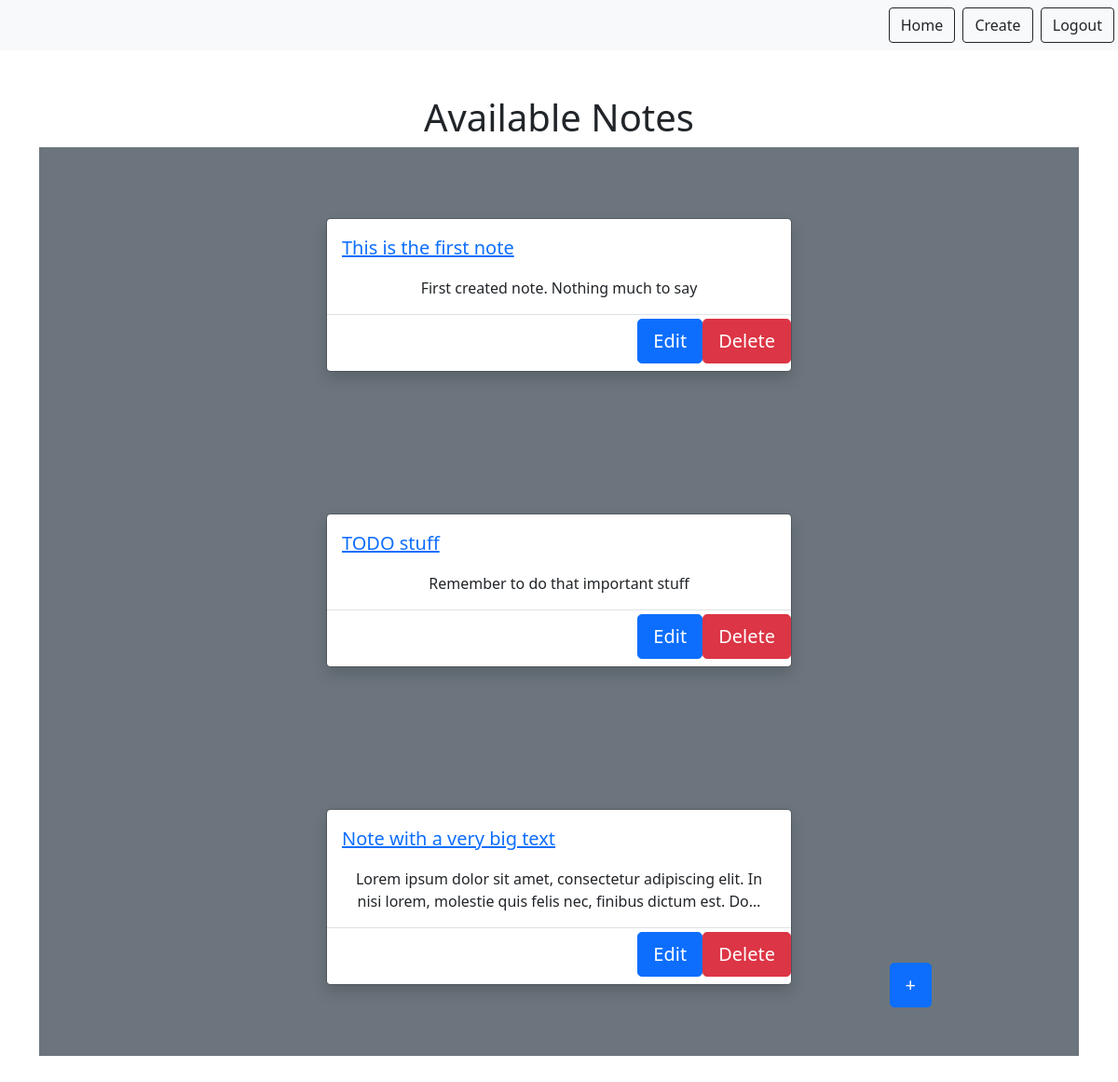
The page /notes (signed in) on the database as committed earlier.
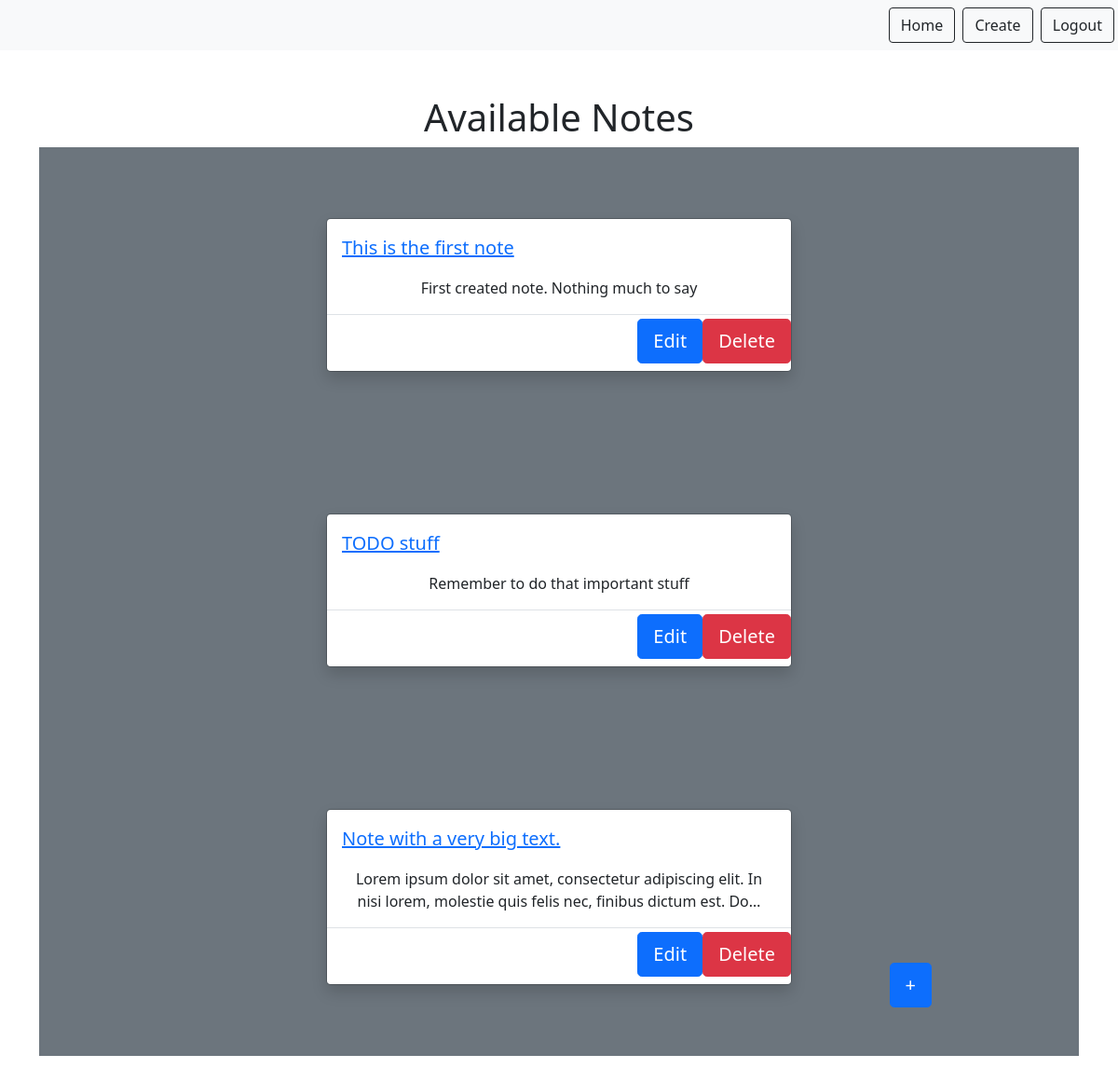
The same page on the database as committed later.
### notes/models.py (models this page shows)
class Note(models.Model):
    title = models.CharField(max_length=200)
    text = models.TextField()
    created = models.DateTimeField(auto_now_add=True)
    user = models.ForeignKey(User, on_delete=models.CASCADE, related_name="notes")

### notes/views.py (the view)
# urls.py: path('notes', views.NotesListView.as_view(), name='notes.list'),
class NotesListView(LoginRequiredMixin, ListView):
    model = Note
    context_object_name = "notes"
    template_name = "notes/notes_list.html"  # not necessary if we follow name convention
    login_url = "/login"
    def get_queryset(self):
        return self.request.user.notes.all()

### notes/templates/notes/notes_list.html
{% extends "base.html" %}
{% block content %}
<h1>Available Notes</h1>
<div id="add">
<a href="{% url 'notes.new' %}" type="button" class="btn btn-primary btn-lg" >
   +
</a>
</div>
{% for note in notes %}
<div class="modal modal-sheet position-static d-block bg-secondary py-5" tabindex="-1" role="dialog" id="modalSheet">
    <div class="modal-dialog" role="document">
        <div class="modal-content rounded-6 shadow">
            <div class="modal-header border-bottom-0">
                <a href="{% url 'notes.detail' pk=note.id %}">
                    <h5 class="modal-title">{{ note.title }}</h5>
                </a>
            </div>
            <div class="modal-body py-0">
                <p>{{ note.text|truncatechars:120 }}</p>
            </div>
            <div class="modal-footer flex-nowrap p-0">
                 <a href="{% url 'notes.update' pk=note.id %}" class="btn btn-lg btn-primary w-30 mx-0 mb-2">Edit</a>
                <a href="{% url 'notes.delete' pk=note.id %}"  class="btn btn-lg btn-danger w-30 mx-0 mb-2">Delete</a>
            </div>
        </div>
    </div>
</div>
{% endfor %}
{% endblock %}

Rows that differ between the two databases and show on the page:
changed Note: title "Note with a very big text" → "Note with a very big text."
